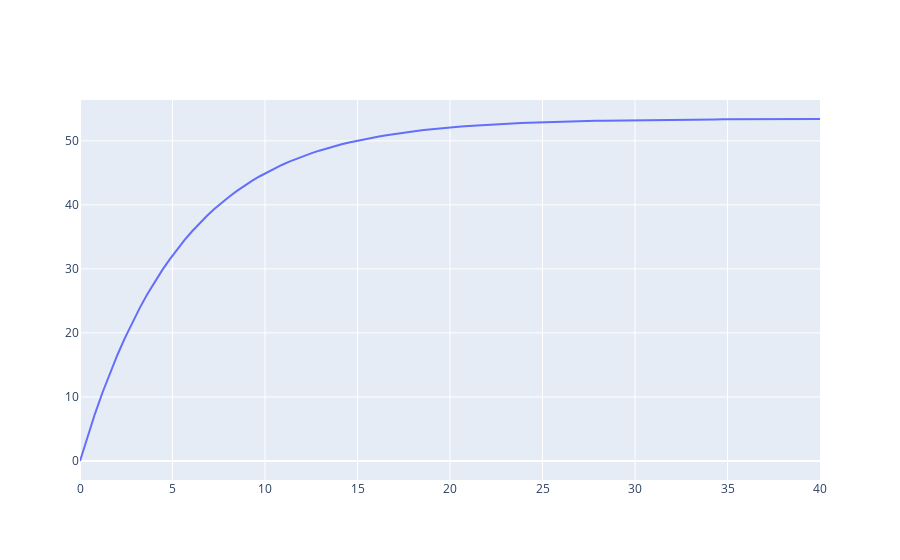

The code cell stored with this chart in its notebook:
### Markdown cell above
Agora podemos analisar o comportamento com modelo no intervalo de tempo $t \in [0, 40]$

### Code cell
t = np.linspace(0, 40, 100)

fig = go.Figure()
fig.add_scatter(x=t, y=v(t))
